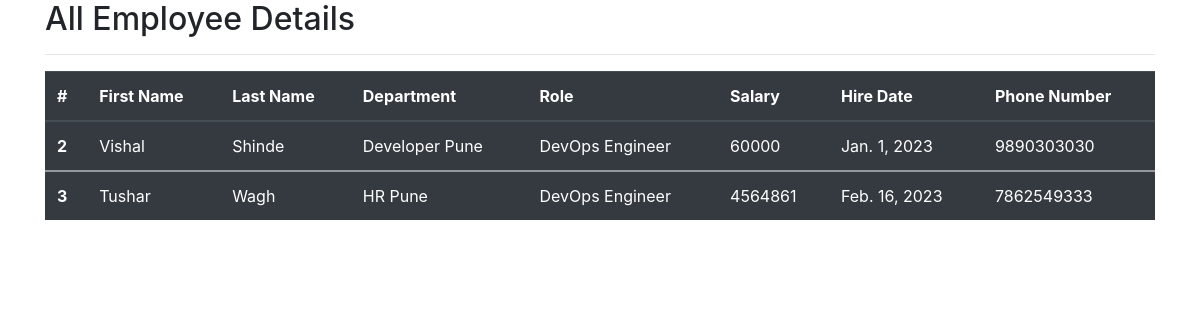
The page /view_emp on the database its author committed.
### Emp_app/models.py (models this page shows)
class employee(models.Model):
    first_name = models.CharField(max_length=100, null=False)
    last_name = models.CharField(max_length=100)
    dept = models.ForeignKey(department, on_delete=models.CASCADE)
    salary = models.IntegerField(default=0)
    role = models.ForeignKey(role, on_delete= models.CASCADE)
    phone = models.PositiveBigIntegerField()
    hire_date = models.DateField()
    def __str__(self):
        return "%s %s %s %s %s %s %s" %(self.first_name, self.last_name, self.dept, self.role, self.salary, self.hire_date, self.phone)

class department(models.Model):
    dept_name = models.CharField(max_length= 100, null=False)  #Primary Key
    location = models.CharField(max_length= 100)
    def __str__(self):
        return "%s %s" %(self.dept_name, self.location)

class role(models.Model):
    role = models.CharField(max_length= 100)
    def __str__(self):
        return self.role

### Emp_app/views.py (the view)
# urls.py: path('view_emp',views.view_emp, name= 'view_emp'),
def view_emp(request):
    emps = employee.objects.all()
    context = {
        'emps' : emps
    }
    print(context)
    return render(request, 'view_emp.html',context)

### Emp_app/Templates/view_emp.html (shortened to what this page needs)
<!DOCTYPE html>
<html lang="en">
<head>
    <link rel="stylesheet" href="https://cdn.jsdelivr.net/npm/bootstrap@4.3.1/dist/css/bootstrap.min.css">
</head>
<body>
    <div class="container">
        <h2>All Employee Details</h2>
        <hr>
    <table class="table table-dark">
        <thead>
          <tr>
            <th scope="col">#</th>
            <th scope="col">First Name </th>
            <th scope="col">Last Name </th>
            <th scope="col">Department </th>
            <th scope="col">Role </th>
            <th scope="col">Salary </th>
            <th scope="col">Hire Date</th>
            <th scope="col">Phone Number </th>
          </tr>
        </thead>
        {% for emp in emps %}
        <tbody>
          <tr>
            <th scope="row">{{emp.id}}</th>
            <td>{{emp.first_name}}</td>
            <td>{{emp.last_name}}</td>
            <td>{{emp.dept}}</td>
            <td>{{emp.role}}</td>
            <td>{{emp.salary}}</td>
            <td>{{emp.hire_date}}</td>
            <td>{{emp.phone}}</td>
          </tr>
        </tbody>
       {% endfor %}
    </table>
    </div>
</body>
</html>

### rows shown on the page
employee: id "2", first_name "Vishal", last_name "Shinde", dept "Developer Pune", role "DevOps Engineer", salary "60000", hire_date "Jan. 1, 2023", phone "9890303030"
employee: id "3", first_name "Tushar", last_name "Wagh", dept "HR Pune", role "DevOps Engineer", salary "4564861", hire_date "Feb. 16, 2023", phone "7862549333"
